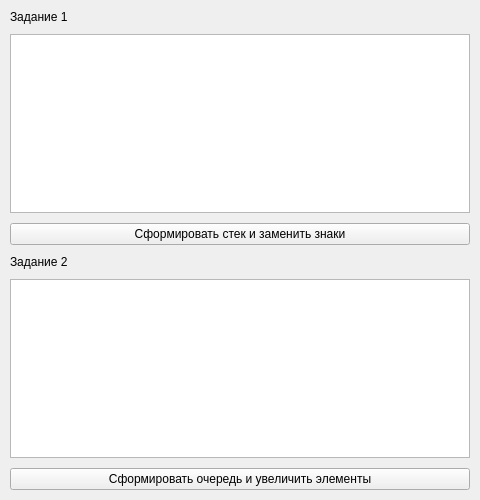
<?xml version="1.0" encoding="UTF-8"?>
<ui version="4.0">
 <class>MainWindow</class>
 <widget class="QMainWindow" name="MainWindow">
  <property name="geometry">
   <rect>
    <x>0</x>
    <y>0</y>
    <width>480</width>
    <height>500</height>
   </rect>
  </property>
  <property name="windowTitle">
   <string>MainWindow</string>
  </property>
  <widget class="QWidget" name="centralwidget">
   <layout class="QVBoxLayout" name="verticalLayout">
    <property name="spacing">
     <number>10</number>
    </property>
    <property name="leftMargin">
     <number>10</number>
    </property>
    <property name="topMargin">
     <number>10</number>
    </property>
    <property name="rightMargin">
     <number>10</number>
    </property>
    <property name="bottomMargin">
     <number>10</number>
    </property>
    <item>
     <widget class="QLabel" name="label1">
      <property name="text">
       <string>Задание 1 </string>
      </property>
     </widget>
    </item>
    <item>
     <widget class="QTextEdit" name="stackOutput">
      <property name="minimumSize">
       <size>
        <width>0</width>
        <height>150</height>
       </size>
      </property>
      <property name="readOnly">
       <bool>true</bool>
      </property>
     </widget>
    </item>
    <item>
     <widget class="QPushButton" name="btnStack">
      <property name="text">
       <string>Сформировать стек и заменить знаки</string>
      </property>
     </widget>
    </item>
    <item>
     <widget class="QLabel" name="label2">
      <property name="text">
       <string>Задание 2</string>
      </property>
     </widget>
    </item>
    <item>
     <widget class="QTextEdit" name="queueOutput">
      <property name="minimumSize">
       <size>
        <width>0</width>
        <height>150</height>
       </size>
      </property>
      <property name="readOnly">
       <bool>true</bool>
      </property>
     </widget>
    </item>
    <item>
     <widget class="QPushButton" name="btnQueue">
      <property name="text">
       <string>Сформировать очередь и увеличить элементы</string>
      </property>
     </widget>
    </item>
   </layout>
  </widget>
 </widget>
 <resources/>
 <connections/>
</ui>
